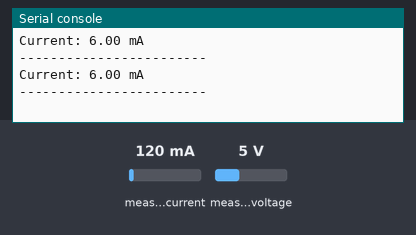
A program run on a simulated Raspberry Pi Pico running MicroPython. Shown: the last lines printed to the serial console. The test bench sets the inputs (shaded band); at power-on: measured current 120 mA, measured voltage 5 V. Library files of the repository ran but are not shown: ssd1306.py.

Above: at 1.2 s.
1.3 s: measured current set to 40 mA
At 2.6 s:
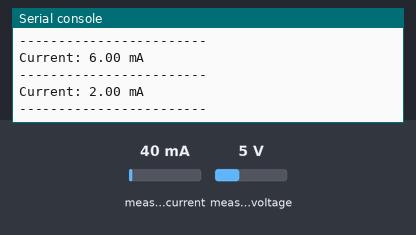
2.8 s: measured current set to 500 mA
At 3.6 s:
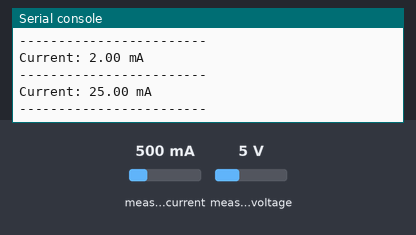
Timing chart, 0 to 5.8 s (numbered marks = the images above; inputs shaded):
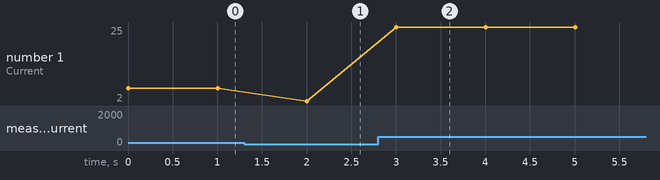

The program:

i2c_adc.py
```python
"""
MicroPython script for Raspberry Pi Pico W (Pico2 W)
-----------------------------------------------------
This script communicates with an INA226 power monitor over I2C using the Raspberry Pi Pico W.
It reads bus voltage, current, and power measurements via I2C and prints them to the console.

Hardware:
- Raspberry Pi Pico W (Pico2 W)
- INA226 power monitor sensor
- I2C connection using GPIO0 (SDA) and GPIO1 (SCL)

MicroPython Dependencies:
- machine (for Pin, I2C)
- time (for delays)

Author: [Jørgen Johannessen]
Date: [2025-02-10]
"""


from machine import Pin, I2C
import ssd1306

import time

# INA226 I2C address (default is 0x40, but may be 0x41, 0x42, etc.)
INA226_I2C_ADDR = 0x40

# INA226 Register Addresses
REG_VOLTAGE  = 0x02  # Bus Voltage Register
REG_CURRENT  = 0x01  # Current Register
REG_POWER    = 0x03  # Power Register

# Initialize I2C on GPIO0 (SDA) and GPIO1 (SCL)
i2c = I2C(0, scl=Pin(1), sda=Pin(0), freq=400000)

# Function to read a 16-bit register from INA226
def read_register(reg):
    data = i2c.readfrom_mem(INA226_I2C_ADDR, reg, 2)  # Read 2 bytes
    return (data[0] << 8) | data[1]  # Convert to 16-bit value

while True:
    try:
        # Read values from INA226
        voltage_raw = read_register(REG_VOLTAGE)
        current_raw = read_register(REG_CURRENT)
        power_raw = read_register(REG_POWER)

        # Convert raw values to actual measurements
        bus_voltage = voltage_raw * 1.25 / 1000  # 1.25mV per bit, convert to Volts
        current = current_raw * 1.25 / 1000  # Scale current based on calibration (assumes default)
        power = power_raw * 25 / 1000  # 25mW per bit, convert to Watts

        #print(f"Bus Voltage: {bus_voltage:.3f} V")
        print(f"Current: {current:.2f} mA")
        #print(f"Power: {power:.3f} W")
        print("------------------------")

    except Exception as e:
        print("I2C Read Error:", e)

    time.sleep(1)  # Delay before next read
```

Measured:
- after the input at 1.3 s, the serial console: prints a new line after 0.70 s (image 1)
- after the input at 2.8 s, the serial console: prints a new line after 0.20 s (image 2)
- plotted number 1: 6 → 2 after the input at 1.3 s, 2 → 25 after the input at 2.8 s
